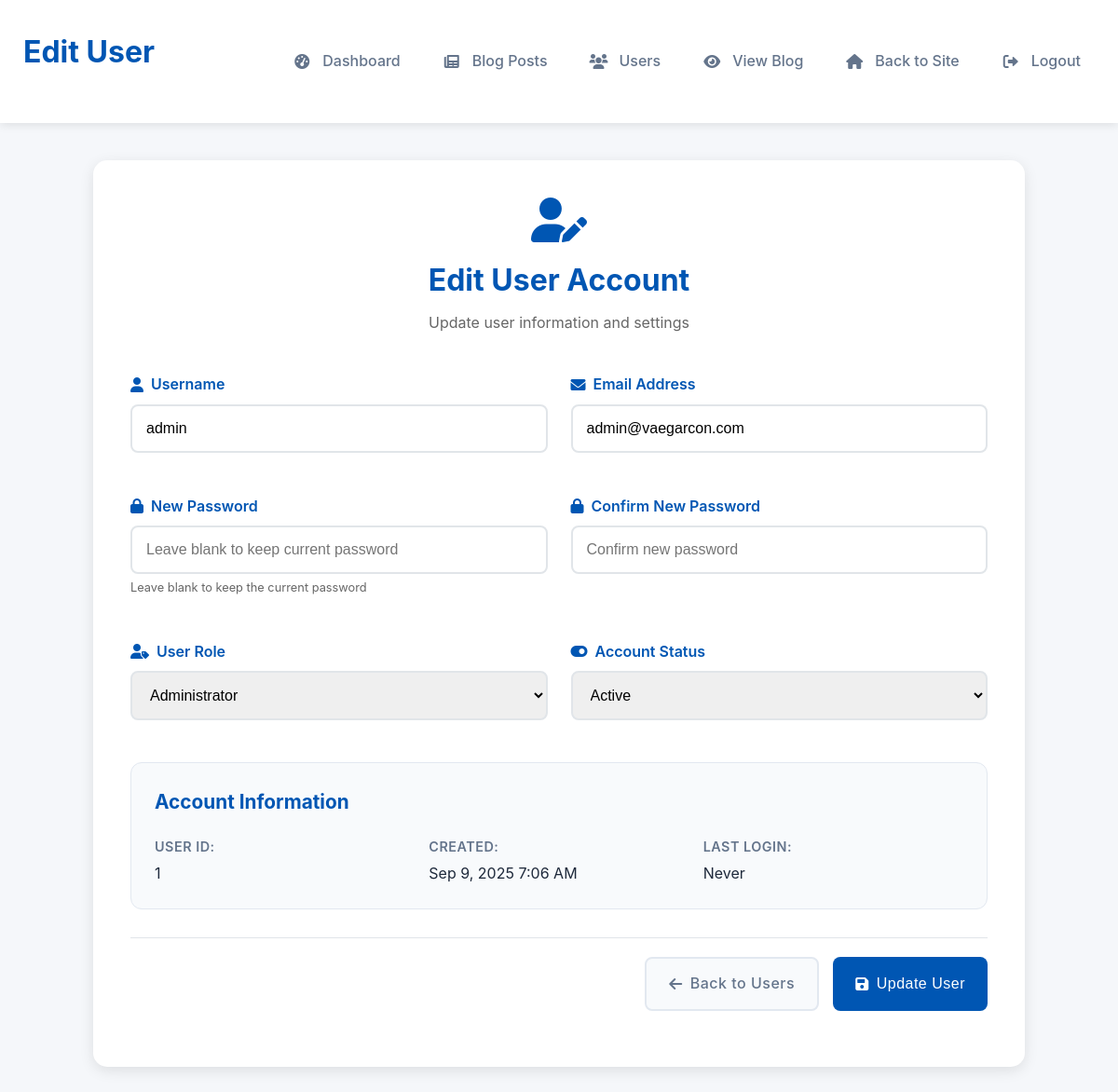
Page /admin/editUser/1 (signed in) on the committed database.
### tables this page shows
CREATE TABLE IF NOT EXISTS users (
    id INT AUTO_INCREMENT PRIMARY KEY,
    username VARCHAR(50) NOT NULL UNIQUE,
    password VARCHAR(255) NOT NULL,
    email VARCHAR(100) NOT NULL UNIQUE,
    role ENUM('admin', 'user') DEFAULT 'user',
    created_at DATETIME NOT NULL,
    last_login DATETIME,
    status ENUM('active', 'inactive') DEFAULT 'active'
);

### controllers/AdminController.php (called while the page is built, shortened)
<?php
require_once CONTROLLERS_PATH . '/BaseController.php';
class AdminController extends BaseController {
    private $userModel;
    public function __construct() {
        $this->userModel = $this->loadModel('UserModel');
    }
    public function editUser($id = null) {
        $user = $this->userModel->getUserById($id);
        $this->render('admin/edit-user');
    }
}
?>

### includes/router.php (called while the page is built, shortened)
<?php
class Router {
    private $action;
    private $params = [];
    private function parseUrl() {
        $path = '';
        if (!empty($_SERVER['PATH_INFO'])) {
            $path = $_SERVER['PATH_INFO'];
        } elseif (!empty($_SERVER['ORIG_PATH_INFO']) && $_SERVER['ORIG_PATH_INFO'] !== '/index.php') {
            $path = $_SERVER['ORIG_PATH_INFO'];
        }
        $path = ltrim($path, '/');
        $parts = explode('/', $path);
        $this->action = isset($parts[1]) && !empty($parts[1]) ? $parts[1] : DEFAULT_ACTION;
        $this->params = array_slice($parts, 2);
    }
    public function route() {
        $controller = new $controllerName();
        call_user_func_array([$controller, $this->action], $this->params);
    }
}
?>

### index.php (called while the page is built, shortened)
<?php
require_once 'includes/db.php';
require_once 'includes/router.php';
$router = new Router();
$router->route();
?>

### models/UserModel.php (called while the page is built, shortened)
<?php
class UserModel {
	private $db;
	public function __construct($db) {
		$this->db = $db;
	}
	public function getUserById($id) {
		$sql = "SELECT * FROM users WHERE id = ? LIMIT 1";
		$stmt = $this->db->prepare($sql);
		$stmt->bind_param("i", $id);
		$stmt->execute();
		$result = $stmt->get_result();
		return $result->fetch_assoc();
	}
}
?>

### includes/db.php (called while the page is built, shortened)
<?php
class Database {
    private static $instance = null;
    private $connection;
    private function __construct() {
        $this->connection = new mysqli(DB_HOST, DB_USER, DB_PASS, DB_NAME);
        $this->connection->set_charset("utf8");
    }
    public static function getInstance() {
        if (self::$instance === null) {
            self::$instance = new self();
        }
        return self::$instance;
    }
    public function getConnection() {
        return $this->connection;
    }
}
?>

### views/admin/edit-user.php (the view, shortened to what this page needs)
<!DOCTYPE html>
<html lang="en">
<head>
    <link rel="stylesheet" href="/css/styles.css">
    <link rel="stylesheet" href="https://cdnjs.cloudflare.com/ajax/libs/font-awesome/6.0.0/css/all.min.css">
</head>
<body>
    <div class="admin-container">
        <header class="admin-header">
            <div class="container">
                <div class="header-content">
                    <div class="header-left">
                        <h1>Edit User</h1>
                    </div>
                </div>
                <nav class="admin-nav" id="adminNav">
                    <a href="/admin">
                        <i class="fas fa-tachometer-alt"></i>
                        <span>Dashboard</span>
                    </a>
                    <a href="/admin/posts">
                        <i class="fas fa-newspaper"></i>
                        <span>Blog Posts</span>
                    </a>
                    <a href="/admin/users">
                        <i class="fas fa-users"></i>
                        <span>Users</span>
                    </a>
                    <a href="/blog">
                        <i class="fas fa-eye"></i>
                        <span>View Blog</span>
                    </a>
                    <a href="/">
                        <i class="fas fa-home"></i>
                        <span>Back to Site</span>
                    </a>
                    <a href="/logout" class="logout-btn">
                        <i class="fas fa-sign-out-alt"></i>
                        <span>Logout</span>
                    </a>
                </nav>
            </div>
        </header>
        <main class="admin-main">
            <div class="container">
                <div class="form-container">
                    <div class="form-header">
                        <i class="fas fa-user-edit"></i>
                        <h2>Edit User Account</h2>
                        <p>Update user information and settings</p>
                    </div>
                    <form method="POST" class="user-form">
                        <div class="form-row">
                            <div class="form-group">
                                <label for="username">
                                    <i class="fas fa-user"></i>
                                    Username
                                </label>
                                <input
                                    type="text"
                                    id="username"
                                    name="username"
                                    value="<?php echo htmlspecialchars($formData['username'] ?? ''); ?>"
                                    placeholder="Enter username"
                                    required
                                >
                            </div>
                            <div class="form-group">
                                <label for="email">
                                    <i class="fas fa-envelope"></i>
                                    Email Address
                                </label>
                                <input
                                    type="email"
                                    id="email"
                                    name="email"
                                    value="<?php echo htmlspecialchars($formData['email'] ?? ''); ?>"
                                    placeholder="Enter email address"
                                    required
                                >
                            </div>
                        </div>
                        <div class="form-row">
                            <div class="form-group">
                                <label for="password">
                                    <i class="fas fa-lock"></i>
                                    New Password
                                </label>
                                <input
                                    type="password"
                                    id="password"
                                    name="password"
                                    placeholder="Leave blank to keep current password"
                                >
                                <small class="form-help">Leave blank to keep the current password</small>
                            </div>
                            <div class="form-group">
                                <label for="confirm_password">
                                    <i class="fas fa-lock"></i>
                                    Confirm New Password
                                </label>
                                <input
                                    type="password"
                                    id="confirm_password"
                                    name="confirm_password"
                                    placeholder="Confirm new password"
                                >
                            </div>
                        </div>
                        <div class="form-row">
                            <div class="form-group">
                                <label for="role">
                                    <i class="fas fa-user-tag"></i>
                                    User Role
                                </label>
                                <select id="role" name="role" required>
                                    <option value="admin" <?php echo (($formData['role'] ?? '') === 'admin') ? 'selected' : ''; ?>>Administrator</option>
                                </select>
                            </div>
                            <div class="form-group">
                                <label for="status">
                                    <i class="fas fa-toggle-on"></i>
                                    Account Status
                                </label>
                                <select id="status" name="status" required>
                                    <option value="active" <?php echo (($formData['status'] ?? '') === 'active') ? 'selected' : ''; ?>>Active</option>
                                </select>
                            </div>
                        </div>
                        <div class="user-info-card">
                            <h3>Account Information</h3>
                            <div class="info-grid">
                                <div class="info-item">
                                    <label>User ID:</label>
                                    <span><?php echo htmlspecialchars($user['id'] ?? ''); ?></span>
                                </div>
                                <div class="info-item">
                                    <label>Created:</label>
                                    <span><?php echo isset($user['created_at']) ? date('M j, Y g:i A', strtotime($user['created_at'])) : 'N/A'; ?></span>
                                </div>
                                <div class="info-item">
                                    <label>Last Login:</label>
                                    <span>
                                        <?php if (isset($user['last_login']) && $user['last_login']): ?>
                                            <?php echo date('M j, Y g:i A', strtotime($user['last_login'])); ?>
                                        <?php else: ?>
                                            Never
                                        <?php endif; ?>
                                    </span>
                                </div>
                            </div>
                        </div>
                        <div class="form-actions">
                            <a href="/admin/users" class="btn-secondary">
                                <i class="fas fa-arrow-left"></i>
                                Back to Users
                            </a>
                            <button type="submit" class="btn-primary">
                                <i class="fas fa-save"></i>
                                Update User
                            </button>
                        </div>
                    </form>
                </div>
            </div>
        </main>
    </div>
</body>
</html>

### css/styles.css (style rules this page uses)
* { margin: 0; padding: 0; box-sizing: border-box; }
:root { --primary-color: #0056b3; --secondary-color: #004494; --accent-color: #ff6b00; --text-color: #333; --light-text: #fff; --light-bg: #f5f7fa; --dark-bg: #1a2b3c; --border-color: #e1e4e8; --success-color: #28a745; --error-color: #dc3545; --gradient-start: #0056b3; --gradient-end: #00a0e9; }
body { font-family: 'Inter', 'sans-serif','Segoe UI', Tahoma, Geneva, Verdana, sans-serif; line-height: 1.6; color: #333; background-color: #fff; }
.container { width: 100%; max-width: 1200px; margin: 0 auto; padding: 0 20px; }
a { text-decoration: none; color: #333; transition: all 0.3s ease; }
.btn-primary { display: inline-block; background-color: #0056b3; color: #fff; padding: 12px 24px; border-radius: 5px; transition: all 0.3s ease; font-weight: 500; letter-spacing: 0.5px; }
.btn-secondary { display: inline-block; background-color: transparent; color: #fff; padding: 12px 24px; border-radius: 5px; border: 2px solid #fff; transition: all 0.3s ease; font-weight: 500; letter-spacing: 0.5px; margin-left: 15px; }
header { background-color: #fff; box-shadow: 0 2px 10px rgba(0, 0, 0, 0.1); position: fixed; width: 100%; top: 0; z-index: 1000; backdrop-filter: blur(12px) saturate(180%); -webkit-backdrop-filter: blur(12px) saturate(180%); background-color: rgba(255, 255, 255, 0.1); border-bottom: 1px solid rgba(255, 255, 255, 0.15); }
header .container { display: flex; justify-content: space-between; align-items: center; padding: 10px 25px; }
.admin-container { min-height: 100vh; background-color: var(--light-bg); }
.admin-header { background: #fff; box-shadow: 0 2px 10px rgba(0,0,0,0.08); padding: 20px 0; }
.admin-header h1 { color: var(--primary-color); margin-bottom: 16px; }
.admin-nav { display: flex; gap: 14px; flex-wrap: wrap; }
.admin-nav a { color: #475569; text-decoration: none; padding: 8px 14px; border-radius: 10px; transition: all 0.2s ease; background: transparent; }
.admin-main { padding: 40px 0; }

### rows in the picture
users: username "admin", email "admin@vaegarcon.com", role "Administrator", status "Active", id "1", created_at "Sep 9, 2025 7:06 AM"
